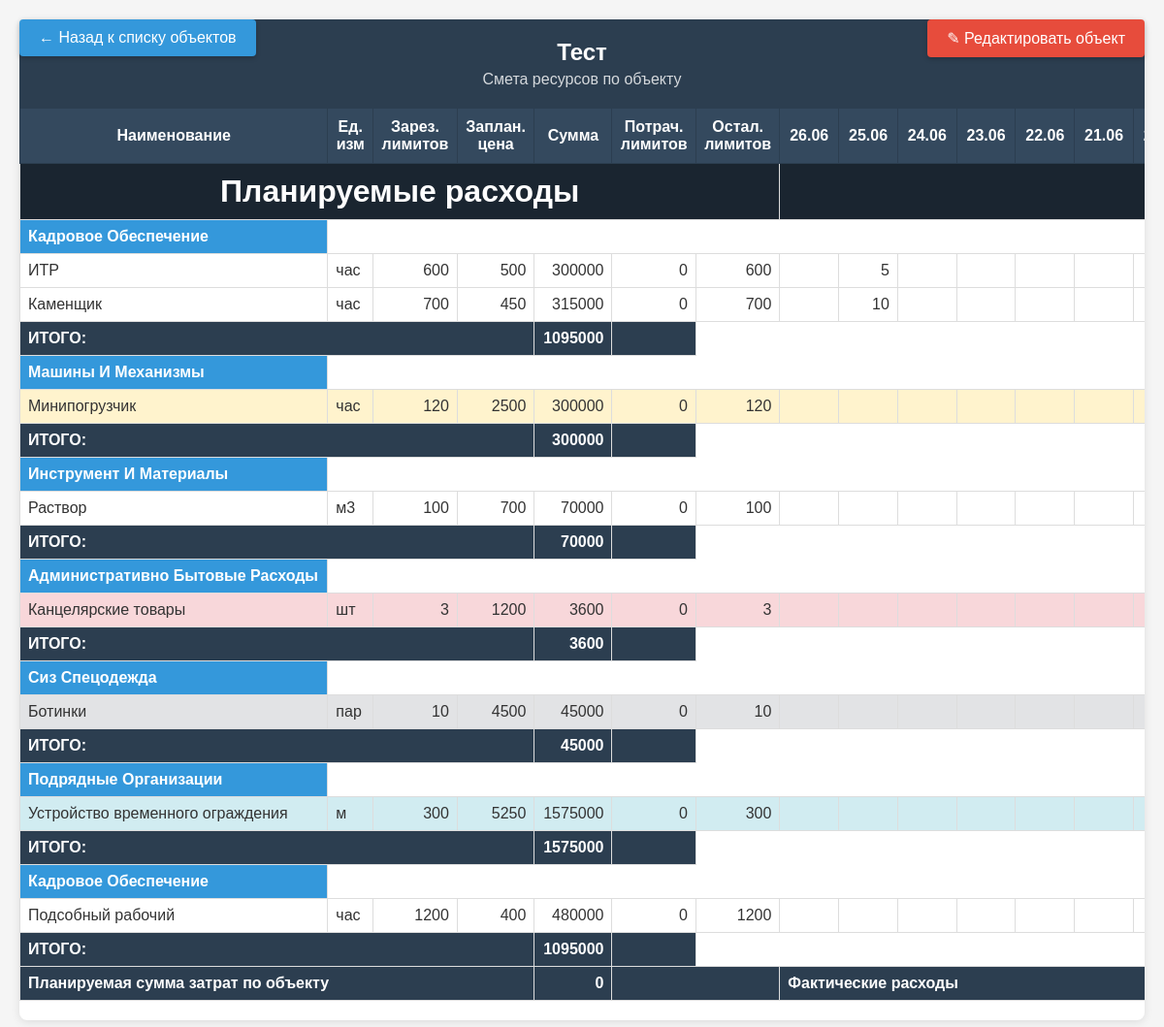
The page /objects/1/ on the database its author committed.
### object/models.py (models this page shows, shortened)
class Objekt(models.Model):
    STATUS_CHOICES = [
        ('планируется', 'Планируется'),
        ('в работе', 'В работе'),
        ('завершён', 'Завершён'),
    ]
    nazvanie = models.CharField(max_length=255, verbose_name="Название")
    otvetstvennyj = models.ForeignKey(Kadry, on_delete=models.SET_NULL, null=True, blank=True, verbose_name="Ответственный")
    data_nachala = models.DateField(verbose_name="Дата начала")
    data_plan_zaversheniya = models.DateField(verbose_name="Дата план завершения")
    data_fakt_zaversheniya = models.DateField(null=True, blank=True, verbose_name="Дата факт завершения")
    status = models.CharField(max_length=20, choices=STATUS_CHOICES, default='планируется', verbose_name="Статус")
    class Meta:
        verbose_name = "Объект"
        verbose_name_plural = "Объекты"
        db_table = 'objekt'

class KategoriyaResursa(models.Model):
    nazvanie = models.CharField(max_length=255, verbose_name="Название")
    class Meta:
        verbose_name = "Категория ресурса"
        verbose_name_plural = "Категории ресурсов"
        db_table = 'kategoriya_resursa'

class ResursyPoObjektu(models.Model):
    objekt = models.ForeignKey(Objekt, on_delete=models.CASCADE, verbose_name="Объект")
    resurs = models.ForeignKey(Resurs, on_delete=models.CASCADE, verbose_name="Ресурс")
    kolichestvo = models.DecimalField(max_digits=10, decimal_places=2, verbose_name="Количество")
    cena = models.DecimalField(max_digits=12, decimal_places=2, verbose_name="Цена")
    potracheno = models.DecimalField(max_digits=10, decimal_places=2, default=0, verbose_name="Потрачено лимитов")
    class Meta:
        verbose_name = "Ресурсы по объекту"
        verbose_name_plural = "Ресурсы по объектам"
        db_table = 'resursy_po_objektu'

class Resurs(models.Model):
    naimenovanie = models.CharField(max_length=255, verbose_name="Наименование")
    edinica_izmereniya = models.CharField(max_length=50, verbose_name="Единица измерения")
    kategoriya_resursa = models.ForeignKey(KategoriyaResursa, on_delete=models.CASCADE, verbose_name="Категория ресурса")
    class Meta:
        verbose_name = "Ресурс"
        verbose_name_plural = "Ресурсы"
        db_table = 'resurs'

class RaskhodResursa(models.Model):
    fakticheskij_resurs = models.ForeignKey(FakticheskijResursPoObjektu, on_delete=models.CASCADE, verbose_name="Фактический ресурс")
    data = models.DateField(verbose_name="Дата")
    izraskhodovano = models.DecimalField(max_digits=10, decimal_places=2, verbose_name="Израсходовано")
    class Meta:
        verbose_name = "Расход ресурса"
        verbose_name_plural = "Расходы ресурсов"
        db_table = 'raskhod_resursa'
        unique_together = ['fakticheskij_resurs', 'data']

### object/views.py (the view)
# urls.py: path('objects/<int:object_id>/', object_detail, name='object_detail'),
def object_detail(request, object_id):
    obj = get_object_or_404(Objekt.objects.select_related('otvetstvennyj'), id=object_id)
    resources = ResursyPoObjektu.objects.filter(objekt=obj).select_related('resurs', 'resurs__kategoriya_resursa')
    total_cost = sum(r.kolichestvo * r.cena for r in resources)
    fakticheskij_resursy = FakticheskijResursPoObjektu.objects.filter(
        resurs_po_objektu__objekt=obj
    ).select_related('resurs_po_objektu', 'resurs_po_objektu__resurs')
    raskhody = {}
    all_dates = set()
    for fr in fakticheskij_resursy:
        rashody_list = RaskhodResursa.objects.filter(fakticheskij_resurs=fr).order_by('-data')
        raskhody[fr.id] = rashody_list
        for rashod in rashody_list:
            all_dates.add(rashod.data)
    today = datetime.now().date()
    days = [today - timedelta(days=i) for i in range(20)]
    total_spent = 0
    for fr_id, rr_list in raskhody.items():
        fr = FakticheskijResursPoObjektu.objects.get(id=fr_id)
        resource_cost = fr.resurs_po_objektu.cena
        total_spent += sum(rr.izraskhodovano * resource_cost for rr in rr_list)
    context = {
        'object': obj,
        'resources': resources,
        'total_cost': total_cost,
        'fakticheskij_resursy': fakticheskij_resursy,
        'raskhody': raskhody,
        'total_spent': total_spent,
        'days': days,
    }
    return render(request, 'object/object_detail.html', context)

### object/templatetags/object_filters.py (called while the page is built)
@register.filter
def get_item(dictionary, key):
    return dictionary.get(key, [])

@register.filter
def multiply(value, arg):
    try:
        return float(value) * float(arg)
    except (ValueError, TypeError):
        return 0

@register.filter
def subtract(value, arg):
    try:
        return float(value) - float(arg)
    except (ValueError, TypeError):
        return value

@register.filter
def get_category_sum(category_name, resources):
    total = 0
    for resource in resources:
        if resource.resurs.kategoriya_resursa.nazvanie == category_name:
            total += resource.kolichestvo * resource.cena
    return total

### object/templates/object/object_detail.html (shortened to what this page needs)
{% load static %}
{% load object_filters %}
<!DOCTYPE html>
<html lang="ru">
<head>
</head>
<body>
    <div class="container">
        <div class="header">
            <h1>{{ object.nazvanie }}</h1>
            <p>Смета ресурсов по объекту</p>
        </div>
        <div class="table-container">
            <table class="resource-table">
                <thead>
                    <tr>
                        <th style="width: 5%;">Наименование</th>
                        <th style="width: 2%;">Ед.<br>изм</th>
                        <th style="width: 3%;">Зарез.<br>лимитов</th>
                        <th style="width: 3%;">Заплан.<br>цена</th>
                        <th style="width: 3%;">Сумма</th>
                        <th style="width: 2%;">Потрач.<br>лимитов</th>
                        <th style="width: 2%;">Остал.<br>лимитов</th>
                        {% for day in days %}
                        <th style="width: 3%;">{{ day|date:"d.m" }}</th>
                        {% endfor %}
                    </tr>
                </thead>
                <tbody>
                    <tr class="main-header">
                        <td colspan="7">Планируемые расходы</td>
                        <td colspan="{{ days|length }}">Фактические расходы</td>
                    </tr>
                    {% regroup resources by resurs.kategoriya_resursa.nazvanie as category_list %}
                    {% for category in category_list %}
                    <tr class="category-header">
                        <td colspan="{{ 7|add:days|length }}">{{ category.grouper|title }}</td>
                    </tr>
                    {% for resource in category.list %}
                    <tr class="category-{{ category.grouper|lower }}">
                        <td>{{ resource.resurs.naimenovanie }}</td>
                        <td>{{ resource.resurs.edinica_izmereniya }}</td>
                        <td class="number">{{ resource.kolichestvo|floatformat:0 }}</td>
                        <td class="number">{{ resource.cena|floatformat:0 }}</td>
                        <td class="number">{{ resource.kolichestvo|multiply:resource.cena|floatformat:0 }}</td>
                        <td class="number">{{ resource.potracheno|floatformat:0 }}</td>
                        <td class="number">{{ resource.kolichestvo|subtract:resource.potracheno|floatformat:0 }}</td>
                        {% for day in days %}
                            <td class="number editable-cell"
                                data-resource-id="{{ resource.id }}"
                                data-date="{{ day|date:'Y-m-d' }}"
                                onclick="editCell(this)">
                            {% with day_value=0 %}
                                {% for fr in fakticheskij_resursy %}
                                    {% if fr.resurs_po_objektu.id == resource.id %}
                                        {% for rashod in raskhody|get_item:fr.id %}
                                            {% if rashod.data|date:"Y-m-d" == day|date:"Y-m-d" %}
                                                {{ rashod.izraskhodovano|floatformat:0 }}
                                            {% endif %}
                                        {% endfor %}
                                    {% endif %}
                                {% endfor %}
                            {% endwith %}
                            </td>
                        {% endfor %}
                    </tr>
                    {% endfor %}
                    <tr class="total-row">
                        <td colspan="4">ИТОГО:</td>
                        <td class="number">{{ category.grouper|get_category_sum:resources|floatformat:0 }}</td>
                        <td colspan="{{ 2|add:days|length }}"></td>
                    </tr>
                    {% endfor %}
                    {% with total_sum=0 %}
                        <tr class="total-row">
                            <td colspan="4">Планируемая сумма затрат по объекту</td>
                            <td class="number">{{ total_sum|floatformat:0 }}</td>
                            <td colspan="2"></td>
                            <td colspan="{{ days|length }}" class="bold">Фактические расходы</td>
                        </tr>
                    {% endwith %}
                </tbody>
            </table>
        </div>
    </div>
    <a href="/objects/" class="back-btn">← Назад к списку объектов</a>
    <a href="/admin/object/objekt/{{ object.id }}/change/" class="edit-btn">✎ Редактировать объект</a>
</body>
</html>

### object/templates/object/object_detail.html (style rules this page uses)
* { margin: 0; padding: 0; box-sizing: border-box; }
body { font-family: Arial, sans-serif; background: #f5f5f5; color: #333; padding: 20px; }
.container { max-width: 100%; margin: 0 auto; background: white; border-radius: 8px; box-shadow: 0 2px 10px rgba(0,0,0,0.1); overflow-x: auto; }
.header { background: #2c3e50; color: white; padding: 20px; text-align: center; position: sticky; top: 0; z-index: 10; }
.header h1 { font-size: 24px; margin-bottom: 5px; }
.header p { opacity: 0.8; }
.table-container { padding: 0; overflow-x: auto; overflow-y: visible; max-width: 100vw; -webkit-overflow-scrolling: touch; }
.resource-table { width: auto; min-width: 2000px; border-collapse: collapse; margin-bottom: 20px; white-space: nowrap; table-layout: fixed; }
.resource-table th { background: #34495e; color: white; padding: 10px 8px; text-align: center; font-weight: bold; border: 1px solid #2c3e50; position: sticky; top: 0; }
.resource-table td { padding: 8px; border: 1px solid #ddd; background: white; }
.resource-table .number { text-align: right; }
.main-header td { background: #1a2530 !important; color: white !important; font-weight: bold; text-align: center; padding: 10px 8px; font-size: 2em; }
.category-header td { background: #3498db !important; color: white !important; font-weight: bold; text-align: left; padding: 8px; }
.category-машины td { background: #fff3cd; }
.category-административно td { background: #f8d7da; }
.category-сиз td { background: #e2e3e5; }
.category-подрядные td { background: #d1ecf1; }
.total-row td { background: #2c3e50 !important; color: white !important; font-weight: bold; }
.back-btn { position: fixed; top: 20px; left: 20px; z-index: 1000; display: inline-block; padding: 10px 20px; background: #3498db; color: white; text-decoration: none; border-radius: 4px; transition: background 0.3s; box-shadow: 0 2px 5px rgba(0,0,0,0.2); }
.edit-btn { position: fixed; top: 20px; right: 20px; z-index: 1000; display: inline-block; padding: 10px 20px; background: #e74c3c; color: white; text-decoration: none; border-radius: 4px; transition: background 0.3s; box-shadow: 0 2px 5px rgba(0,0,0,0.2); }
.bold { font-weight: bold; }
.editable-cell { cursor: pointer; background-color: #f8f9fa; }

### rows shown on the page
Objekt: nazvanie "Тест"
KategoriyaResursa: grouper "Кадровое Обеспечение" "Кадровое Обеспечение", grouper|get_category_sum "1095000" "1095000"
ResursyPoObjektu: resurs.naimenovanie "ИТР", resurs.edinica_izmereniya "час", kolichestvo "600", cena "500", kolichestvo|multiply "300000", potracheno "0", kolichestvo|subtract "600"
RaskhodResursa: izraskhodovano "5"
ResursyPoObjektu: resurs.naimenovanie "Каменщик", resurs.edinica_izmereniya "час", kolichestvo "700", cena "450", kolichestvo|multiply "315000", potracheno "0", kolichestvo|subtract "700"
RaskhodResursa: izraskhodovano "10"
KategoriyaResursa: grouper "Машины И Механизмы", grouper|get_category_sum "300000"
ResursyPoObjektu: resurs.naimenovanie "Минипогрузчик", resurs.edinica_izmereniya "час", kolichestvo "120", cena "2500", kolichestvo|multiply "300000", potracheno "0", kolichestvo|subtract "120"
KategoriyaResursa: grouper "Инструмент И Материалы", grouper|get_category_sum "70000"
ResursyPoObjektu: resurs.naimenovanie "Раствор", resurs.edinica_izmereniya "м3", kolichestvo "100", cena "700", kolichestvo|multiply "70000", potracheno "0", kolichestvo|subtract "100"
KategoriyaResursa: grouper "Административно Бытовые Расходы", grouper|get_category_sum "3600"
ResursyPoObjektu: resurs.naimenovanie "Канцелярские товары", resurs.edinica_izmereniya "шт", kolichestvo "3", cena "1200", kolichestvo|multiply "3600", potracheno "0", kolichestvo|subtract "3"
KategoriyaResursa: grouper "Сиз Спецодежда", grouper|get_category_sum "45000"
ResursyPoObjektu: resurs.naimenovanie "Ботинки", resurs.edinica_izmereniya "пар", kolichestvo "10", cena "4500", kolichestvo|multiply "45000", potracheno "0", kolichestvo|subtract "10"
KategoriyaResursa: grouper "Подрядные Организации", grouper|get_category_sum "1575000"
ResursyPoObjektu: resurs.naimenovanie "Устройство временного ограждения", resurs.edinica_izmereniya "м", kolichestvo "300", cena "5250", kolichestvo|multiply "1575000", potracheno "0", kolichestvo|subtract "300"
ResursyPoObjektu: resurs.naimenovanie "Подсобный рабочий", resurs.edinica_izmereniya "час", kolichestvo "1200", cena "400", kolichestvo|multiply "480000", potracheno "0", kolichestvo|subtract "1200"

### other values the page prints
{{ day|date:"d.m" }} "26.06" "25.06" "24.06" "23.06" "22.06" "21.06"
{{ total_sum|floatformat:0 }} "0"
